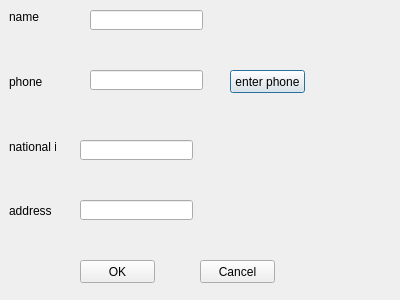
<?xml version="1.0" encoding="UTF-8"?>
<ui version="4.0">
 <class>Dialog</class>
 <widget class="QDialog" name="Dialog">
  <property name="geometry">
   <rect>
    <x>0</x>
    <y>0</y>
    <width>400</width>
    <height>300</height>
   </rect>
  </property>
  <property name="windowTitle">
   <string>Dialog</string>
  </property>
  <widget class="QLabel" name="label">
   <property name="geometry">
    <rect>
     <x>9</x>
     <y>9</y>
     <width>47</width>
     <height>16</height>
    </rect>
   </property>
   <property name="text">
    <string>name</string>
   </property>
  </widget>
  <widget class="QLabel" name="label_2">
   <property name="geometry">
    <rect>
     <x>9</x>
     <y>139</y>
     <width>47</width>
     <height>16</height>
    </rect>
   </property>
   <property name="text">
    <string>national id</string>
   </property>
  </widget>
  <widget class="QLabel" name="label_3">
   <property name="geometry">
    <rect>
     <x>9</x>
     <y>203</y>
     <width>47</width>
     <height>16</height>
    </rect>
   </property>
   <property name="text">
    <string>address</string>
   </property>
  </widget>
  <widget class="QLabel" name="label_4">
   <property name="geometry">
    <rect>
     <x>9</x>
     <y>74</y>
     <width>47</width>
     <height>16</height>
    </rect>
   </property>
   <property name="text">
    <string>phone</string>
   </property>
  </widget>
  <widget class="QLineEdit" name="lineEdit">
   <property name="geometry">
    <rect>
     <x>90</x>
     <y>10</y>
     <width>113</width>
     <height>20</height>
    </rect>
   </property>
  </widget>
  <widget class="QLineEdit" name="lineEdit_2">
   <property name="geometry">
    <rect>
     <x>80</x>
     <y>140</y>
     <width>113</width>
     <height>20</height>
    </rect>
   </property>
  </widget>
  <widget class="QLineEdit" name="lineEdit_3">
   <property name="geometry">
    <rect>
     <x>80</x>
     <y>200</y>
     <width>113</width>
     <height>20</height>
    </rect>
   </property>
  </widget>
  <widget class="QPushButton" name="ente_phone">
   <property name="geometry">
    <rect>
     <x>230</x>
     <y>70</y>
     <width>75</width>
     <height>23</height>
    </rect>
   </property>
   <property name="text">
    <string>enter phone</string>
   </property>
  </widget>
  <widget class="QLineEdit" name="lineEdit_4">
   <property name="geometry">
    <rect>
     <x>90</x>
     <y>70</y>
     <width>113</width>
     <height>20</height>
    </rect>
   </property>
  </widget>
  <widget class="QPushButton" name="pushButton">
   <property name="geometry">
    <rect>
     <x>80</x>
     <y>260</y>
     <width>75</width>
     <height>23</height>
    </rect>
   </property>
   <property name="text">
    <string>OK</string>
   </property>
  </widget>
  <widget class="QPushButton" name="pushButton_2">
   <property name="geometry">
    <rect>
     <x>200</x>
     <y>260</y>
     <width>75</width>
     <height>23</height>
    </rect>
   </property>
   <property name="text">
    <string>Cancel</string>
   </property>
  </widget>
 </widget>
 <resources/>
 <connections/>
</ui>
